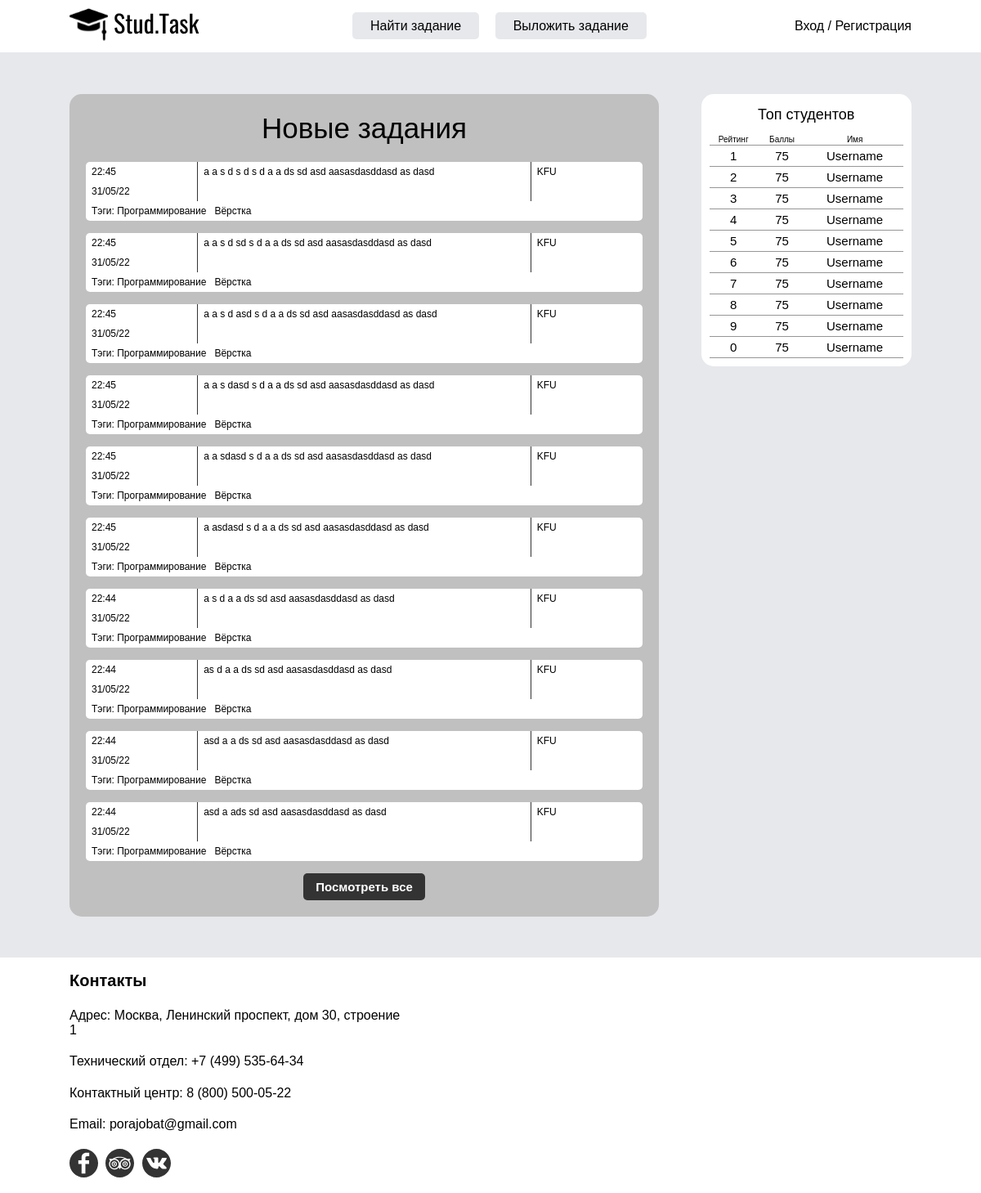
The page / on the database its author committed.
### app_tasks/models.py (models this page shows, shortened)
class TaskModel(models.Model):
    user = models.ForeignKey(User, on_delete=models.CASCADE, related_name='tasksmodels', verbose_name='Пользователь')
    title = models.CharField(max_length=150, db_index=True)
    content = models.TextField(max_length=1500, db_index=True)
    pub_date = models.DateTimeField(auto_now_add=True)
    tags = models.ManyToManyField('Tag', blank=True, related_name='tasks')
    files = models.FileField(upload_to="task_files/", blank=True)
    class Meta:
        db_table = 'tasks'
        ordering = ['-pub_date']

class Tag(models.Model):
    title = models.CharField(max_length=30)
    def __str__(self):
        return self.title

### app_users/models.py (models this page shows)
class ProfileCustomerModel(models.Model):
    user = models.OneToOneField(User, on_delete=models.CASCADE)
    profile_img = models.ImageField(upload_to='profile_img/', blank=True)
    company = models.CharField(blank=True, max_length=50)
    phone = models.CharField(blank=True, max_length=15)
    city = models.CharField(blank=True, max_length=50)

### app_homepage/views.py (the view)
# urls.py: path('', homepage, name='homepage'),
def homepage(request):
    tasks = TaskModel.objects.all()
    return render(request, 'app_homepage/homepage.html', context={'tasks': tasks})

### templates/app_homepage/homepage.html (shortened to what this page needs)
{% extends 'base.html' %}
{% load static %}
{% block head %}
    <link rel="stylesheet" href="{% static 'css/homepage/style.css' %}">
{% endblock %}
{% block main %}
    <main class="main">
    <div class="container">
      <div class="main__container main-content flex">
        <div class="main-content__left tasks">
          <div class="tasks__title">
            Новые задания
          </div>
          {% for task in tasks|slice:10 %}
          <div class="tasks__block">
            <div class=" flex">
              <div class="tasks__block-left">
                <div>{{ task.pub_date|date:"G:i" }}</div>
                <div>{{ task.pub_date|date:"d/m/y" }}</div>
              </div>
              <div class="tasks__block-middle">
                <a href="{% url 'task_detail' pk=task.id %}">{{ task.title }}</a>
              </div>
              <div class="tasks__block-right">
                <a href="{% url 'customer-detail' task.user.id %}">{{ task.user.profilecustomermodel.company }}</a>
              </div>
            </div>
            <div class="bottom_tags">
              Тэги:
              {% for tag in task.tags.all %}
                {{ tag }}&nbsp&nbsp
              {% endfor %}
            </div>
          </div>
          {% endfor %}
          <div class="inf__btn">
            <button class="info__user-btn btn-reset"><a href="{% url 'tasks' %}">Посмотреть все</a></button>
          </div>
        </div>
        <div class="main-content__right top">
          <div class="top__top content-right">
            <div class="content-right__title">
              Топ студентов
            </div>
            <div class="content-right__descr descr flex">
              <div class="descr__rating">
                Рейтинг
              </div>
              <div class="descr__points">
                Баллы
              </div>
              <div class="descr__name">
                Имя
              </div>
            </div>
              {% for i in '1234567890' %}
                <div class="content-right__block block flex">
                  <div class="block__rating">
                      {{ i }}
                  </div>
                  <div class="block__points">
                    75
                  </div>
                  <div class="block__name">
                    Username
                  </div>
                </div>
              {% endfor %}
          </div>
        </div>
      </div>
    </div>
  </main>
{% endblock %}

### templates/base.html (shortened to what this page needs)
{% load static %}
<!DOCTYPE html>
<html lang="ru">
<head>
    <link rel="stylesheet" href="{% static 'css/base/normalize.css' %}">
    <link rel="stylesheet" href="{% static 'css/base/style.css' %}">
    {% block head %}    {% endblock %}
</head>
<body class="body flex">
    <header class="header">
        <div class="container">
            <div class="header__container flex">
            <div class="header__logo">
                <a href="{% url 'homepage' %}"><img src="{% static 'img/newlogo.svg' %}" alt="Logo">
                </a>
            </div>
                {% if not request.user.is_authenticated %}
                    <div class="header__buttons button">
                        <a class="button__left button__header" href="{% url 'register' %}">Найти задание</a>
                        <a class="button__right button__header" href="{% url 'register' %}">Выложить задание</a>
                    </div>
                {% endif %}
            <div class="header__enter">
                {% if request.user.is_authenticated %}
                    {% if request.user.profilemodel.profile_status == 'co' %}
                        <a href="{% url 'contractor-detail' request.user.id %}">{{ request.user.username }}</a> /
                    {% else %}
                        <a href="{% url 'customer-detail' request.user.id %}">{{ request.user.username }}</a> /
                    {% endif %}
                    <a href="{% url 'logout' %}">Выход</a>
                {% else %}
                    <a href="{% url 'login' %}">Вход</a> /
                    <a href="{% url 'register' %}">Регистрация</a>
                {% endif %}
            </div>
            </div>
        </div>
    </header>
    {% block main %}
    {% endblock %}
    <footer class="footer">
    <div class="container">
      <div class="footer__container flex">
        <div class="contacts">
          <h3 class="contacts__title title">
            Контакты
          </h3>
          <div class="contacts__block">
            <div class="contacts__address contacts__link">
              Адрес: Москва, Ленинский проспект, дом 30, строение 1
            </div>
            <a class="contacts__link" href="tel:+74995356434">
             Технический отдел: +7 (499) 535-64-34
            </a>
            <a class="contacts__link" href="tel:88005407070">
              Контактный центр: 8 (800) 500-05-22
            </a>
            <a class="contacts__link" href="mailto:porajobat@gmail.com">
             Email: porajobat@gmail.com
            </a>
          </div>
          <div class="contacts__link">
            <a href="#" class="link">
            </a>
            <a href="#" class="link">
            </a>
            <a href="#" class="link">
            </a>
          </div>
        </div>
      </div>
    </div>
  </footer>
</body>
</html>

### static/css/base/style.css (style rules this page uses)
:root { --color-white: #fff; --color-black: #333; --color-light-gray: #E7E8EC; --color-gray: #c0c0c0; }
html { box-sizing: border-box; background-color: var(--color-light-gray); height: 100%; }
*, *::before, *::after { box-sizing: inherit; }
a { color: inherit; text-decoration: none; }
img { max-width: 100%; }
body { font-family: 'Montserrat', sans-serif; margin: 0 auto; min-width: 320px; }
.body { flex-direction: column; justify-content: space-between; min-height: 100%; }
.btn-reset { padding: 0; border: 0; background: none; cursor: pointer; }
.flex { display: flex; }
.container { max-width: 1060px; padding: 0 15px; margin: 0 auto; }
.header { background-color: var(--color-white); margin-bottom: 50px; }
.header__container { justify-content: space-between; align-items: center; padding: 5px 0; position: relative; }
.button__header { font-style: normal; font-weight: 400; font-size: 16px; line-height: 18px; padding: 8px 22px; border-radius: 5px; background-color: var(--color-light-gray); }
.button__header:not(:last-child) { margin-right: 15px; }
.title { margin: 0; }
.footer { background-color:var(--color-white); }
.contacts { width: 40%; padding: 15px 0; }
.contacts__block { margin-bottom: 20px; }
.contacts__title { font-style: normal; font-weight: bold; font-size: 20px; line-height: 27px; margin-bottom: 20px; }
.contacts__link { display: block; }
.contacts__link:not(:last-child) { margin-bottom: 20px; }
.link:not(:last-child) { margin-right: 5px; }

### static/css/homepage/style.css (style rules this page uses)
.main { margin-bottom: 50px; }
.main-content { justify-content: space-between; }
.main-content__left { width: 70%; background-color: var(--color-gray); border-radius: 15px; padding: 20px; margin-right: 50px; }
.tasks__title { text-align: center; font-style: normal; font-weight: 400; font-size: 35px; line-height: 43px; margin-bottom: 20px; }
.tasks__block { align-items: center; border-radius: 5px; min-height: 60px; font-style: normal; font-weight: 400; font-size: 12px; line-height: 24px; background-color: var(--color-white); }
.tasks__block:not(:last-child) { margin-bottom: 15px; }
.tasks__block-left { width: 20%; padding-left: 7px; }
.tasks__block-middle { width: 60%; border-right: 1px solid #333; border-left: 1px solid #333; padding-left: 7px; }
.tasks__block-right { width: 20%; padding-left: 7px; }
.main-content__right { width: 25%; }
.content-right { background-color: var(--color-white); border-radius: 15px; padding: 10px; }
.content-right__title { font-style: normal; font-weight: 400; font-size: 18px; line-height: 30px; text-align: center; margin-bottom: 10px; }
.content-right__descr { font-style: normal; font-weight: 400; font-size: 10px; line-height: 12px; border-bottom: 1px solid rgb(150, 150, 150); }
.descr__rating { width: 25%; text-align: center; }
.descr__points { width: 25%; text-align: center; }
.descr__name { width: 50%; text-align: center; }
.content-right__block { border-bottom: 1px solid rgb(150, 150, 150); font-style: normal; font-weight: 400; font-size: 15px; line-height: 25px; }
.block__rating { width: 25%; text-align: center; }
.block__points { width: 25%; text-align: center; }
.block__name { width: 50%; text-align: center; }
.inf__btn { text-align: center; }
.info__user-btn { background-color: var(--color-black); padding: 3px 15px; border-radius: 5px; color: var(--color-white); font-style: normal; font-weight: bold; font-size: 15px; line-height: 27px; }
.bottom_tags { padding: 0 7px; }

### rows shown on the page
TaskModel: pub_date "22:45", pub_date "31/05/22", title "a a s d s d s d a a ds sd asd aasasdasddasd as dasd", user.profilecustomermodel.company "KFU"
Tag: title "Программирование"
Tag: title "Вёрстка"
TaskModel: pub_date "22:45", pub_date "31/05/22", title "a a s d sd s d a a ds sd asd aasasdasddasd as dasd", user.profilecustomermodel.company "KFU"
TaskModel: pub_date "22:45", pub_date "31/05/22", title "a a s d asd s d a a ds sd asd aasasdasddasd as dasd", user.profilecustomermodel.company "KFU"
TaskModel: pub_date "22:45", pub_date "31/05/22", title "a a s dasd s d a a ds sd asd aasasdasddasd as dasd", user.profilecustomermodel.company "KFU"
TaskModel: pub_date "22:45", pub_date "31/05/22", title "a a sdasd s d a a ds sd asd aasasdasddasd as dasd", user.profilecustomermodel.company "KFU"
TaskModel: pub_date "22:45", pub_date "31/05/22", title "a asdasd s d a a ds sd asd aasasdasddasd as dasd", user.profilecustomermodel.company "KFU"
TaskModel: pub_date "22:44", pub_date "31/05/22", title "a s d a a ds sd asd aasasdasddasd as dasd", user.profilecustomermodel.company "KFU"
TaskModel: pub_date "22:44", pub_date "31/05/22", title "as d a a ds sd asd aasasdasddasd as dasd", user.profilecustomermodel.company "KFU"
TaskModel: pub_date "22:44", pub_date "31/05/22", title "asd a a ds sd asd aasasdasddasd as dasd", user.profilecustomermodel.company "KFU"
TaskModel: pub_date "22:44", pub_date "31/05/22", title "asd a ads sd asd aasasdasddasd as dasd", user.profilecustomermodel.company "KFU"

### other values the page prints
{{ i }} "1" "2" "3" "4" "5" "6" "7" "8" "9" "0"
